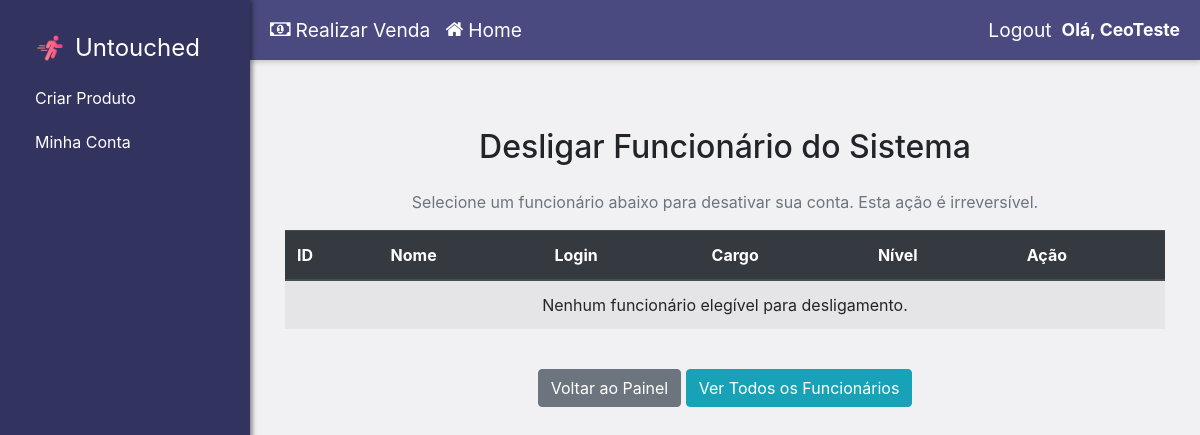
Page /desligar_funcionario_page (signed in) on the earlier database version.
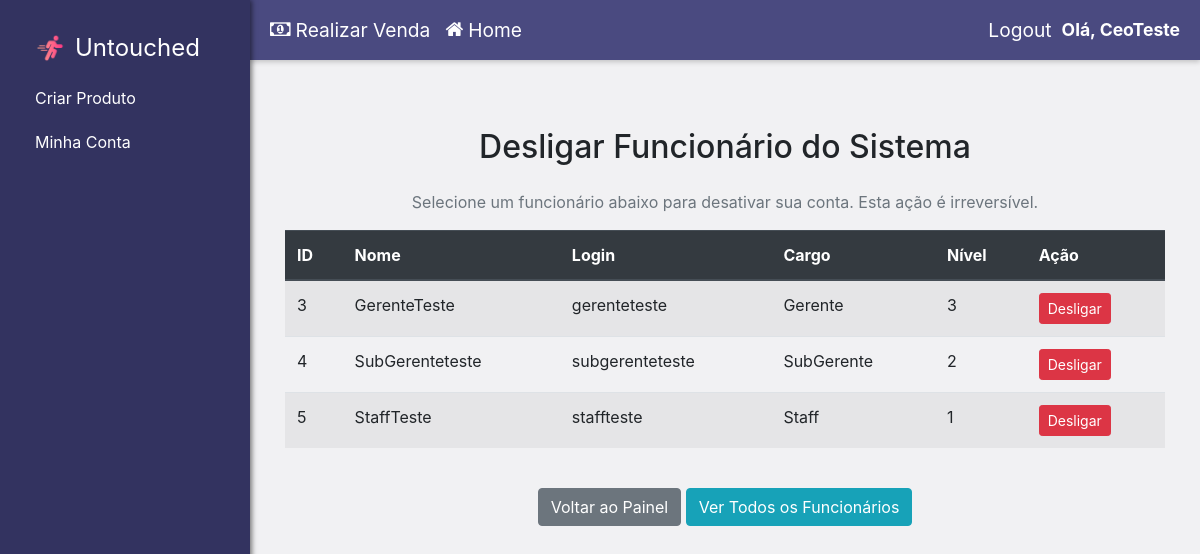
Same page on the later database version.
### website/model/Users/Staff.py (models this page shows, shortened)
class Staff(Funcionario):
    __mapper_args__ = {
        'polymorphic_identity': 4
    }

### website/controller/homeController.py (the view)
@homeC.route('/desligar_funcionario_page', methods=['GET'])
@login_required
def desligar_funcionario_page():
    if not (current_user.is_authenticated and current_user.nivel == 4):
        flash("Você não tem permissão para desligar funcionários.", 'danger')
        return redirect(url_for('homeC.home_funcionario'))
    funcionarios_desligamento = UserDatabaseService.listar_funcionarios(exclude_ceo=True)
    funcionarios_desligamento = [f for f in funcionarios_desligamento if f.id != current_user.id]
    return render_template('desligar_funcionario.html', funcionarios=funcionarios_desligamento)

### website/model/Users/User.py (called while the page is built)
    @property
    def id(self):
        return self._id

### website/service/UserDatabaseService.py (called while the page is built)
    @staticmethod
    def listar_funcionarios(exclude_ceo=False): # Adicionar opção para excluir CEO
        query = Funcionario.query # Isso já filtra para Funcionario e suas subclasses
        if exclude_ceo:
            query = query.filter(User.tipo_usuario != 7) # Filtra onde tipo_usuario não é 7 (CEO)
        return query.all()

### website/templates/desligar_funcionario.html (shortened to what this page needs)
{% extends 'layout.html' %}
{% block content %}
<div class="container mt-5">
    <h2 class="mb-4 text-center">Desligar Funcionário do Sistema</h2>
    <p class="text-center text-muted">Selecione um funcionário abaixo para desativar sua conta. Esta ação é irreversível.</p>
    <div class="table-responsive">
        <table class="table table-striped table-hover">
            <thead class="thead-dark">
                <tr>
                    <th>ID</th>
                    <th>Nome</th>
                    <th>Login</th>
                    <th>Cargo</th>
                    <th>Nível</th>
                    <th>Ação</th>
                </tr>
            </thead>
            <tbody>
                {% for funcionario in funcionarios %}
                <tr>
                    <td>{{ funcionario.id }}</td>
                    <td>{{ funcionario.nome }}</td>
                    <td>{{ funcionario.login }}</td>
                    <td>
                        {% if funcionario.tipo_usuario == 4 %}Staff
                        {% elif funcionario.tipo_usuario == 5 %}SubGerente
                        {% elif funcionario.tipo_usuario == 6 %}Gerente
                        {% else %}Func. Desconhecido ({{ funcionario.tipo_usuario }})
                        {% endif %}
                    </td>
                    <td>{{ funcionario.nivel if funcionario.nivel is not none else 'N/A' }}</td>
                    <td>
                        <form method="POST" action="{{ url_for('homeC.desligar_funcionario_action', funcionario_id=funcionario.id) }}"
                              onsubmit="return confirm('Tem certeza que deseja desligar o funcionário {{ funcionario.nome }}? Esta ação é irreversível e removerá todos os dados de vendas associados!');">
                            <button type="submit" class="btn btn-sm btn-danger">Desligar</button>
                        </form>
                    </td>
                </tr>
                {% else %}
                <tr>
                    <td colspan="6" class="text-center">Nenhum funcionário elegível para desligamento.</td>
                </tr>
                {% endfor %}
            </tbody>
        </table>
    </div>
    <div class="text-center mt-4">
        <a href="{{ url_for('homeC.home_funcionario') }}" class="btn btn-secondary">Voltar ao Painel</a>
        <a href="{{ url_for('homeC.gerenciar_funcionarios') }}" class="btn btn-info">Ver Todos os Funcionários</a>
    </div>
</div>
{% endblock %}

Differences in the rows shown:
added Staff: id "3", nome "GerenteTeste", login "gerenteteste", tipo_usuario "Gerente", nivel "3"
added Staff: id "4", nome "SubGerenteteste", login "subgerenteteste", tipo_usuario "SubGerente", nivel "2"
added Staff: id "5", nome "StaffTeste", login "staffteste", tipo_usuario "Staff", nivel "1"
Other differences:
text no longer shown: "Nenhum funcionário elegível para desligamento."
